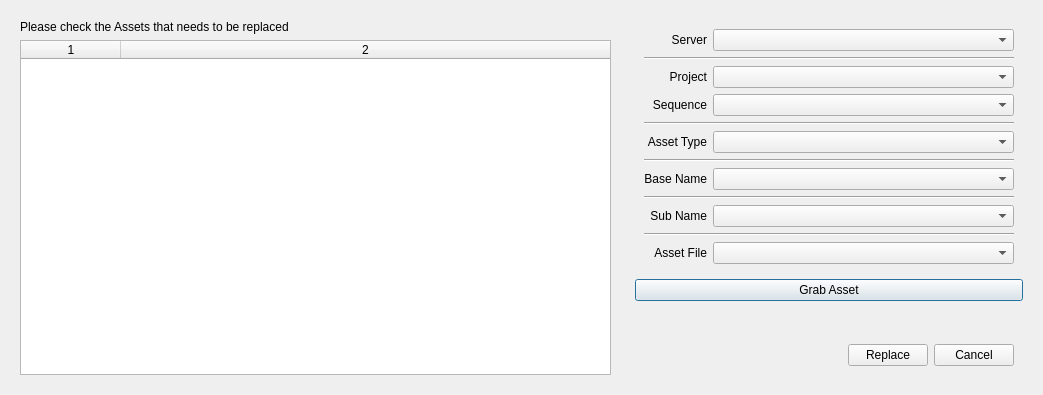
<?xml version="1.0" encoding="UTF-8"?>
<ui version="4.0">
 <class>Dialog</class>
 <widget class="QDialog" name="Dialog">
  <property name="windowModality">
   <enum>Qt::ApplicationModal</enum>
  </property>
  <property name="geometry">
   <rect>
    <x>0</x>
    <y>0</y>
    <width>1043</width>
    <height>395</height>
   </rect>
  </property>
  <property name="windowTitle">
   <string>Asset Replacer</string>
  </property>
  <layout class="QHBoxLayout" name="horizontalLayout_5">
   <item>
    <widget class="QWidget" name="verticalWidget" native="true">
     <property name="sizePolicy">
      <sizepolicy hsizetype="Preferred" vsizetype="Preferred">
       <horstretch>3</horstretch>
       <verstretch>0</verstretch>
      </sizepolicy>
     </property>
     <property name="minimumSize">
      <size>
       <width>10</width>
       <height>0</height>
      </size>
     </property>
     <layout class="QVBoxLayout" name="verticalLayout">
      <item>
       <widget class="QLabel" name="label">
        <property name="text">
         <string>Please check the Assets that needs to be replaced</string>
        </property>
       </widget>
      </item>
      <item>
       <widget class="QTableWidget" name="assetList_tableWidget">
        <property name="editTriggers">
         <set>QAbstractItemView::NoEditTriggers</set>
        </property>
        <property name="alternatingRowColors">
         <bool>true</bool>
        </property>
        <property name="cornerButtonEnabled">
         <bool>false</bool>
        </property>
        <property name="columnCount">
         <number>2</number>
        </property>
        <attribute name="horizontalHeaderStretchLastSection">
         <bool>true</bool>
        </attribute>
        <attribute name="horizontalHeaderStretchLastSection">
         <bool>true</bool>
        </attribute>
        <column/>
        <column/>
       </widget>
      </item>
     </layout>
    </widget>
   </item>
   <item>
    <widget class="QWidget" name="verticalWidget" native="true">
     <property name="sizePolicy">
      <sizepolicy hsizetype="Preferred" vsizetype="Preferred">
       <horstretch>2</horstretch>
       <verstretch>0</verstretch>
      </sizepolicy>
     </property>
     <layout class="QVBoxLayout" name="verticalLayout_2">
      <item>
       <widget class="QWidget" name="gridWidget1" native="true">
        <layout class="QGridLayout" name="gridLayout1">
         <item row="0" column="0">
          <widget class="QLabel" name="server_label">
           <property name="text">
            <string>Server</string>
           </property>
           <property name="alignment">
            <set>Qt::AlignRight|Qt::AlignTrailing|Qt::AlignVCenter</set>
           </property>
          </widget>
         </item>
         <item row="3" column="0">
          <widget class="QLabel" name="sequence_label">
           <property name="text">
            <string>Sequence</string>
           </property>
           <property name="alignment">
            <set>Qt::AlignRight|Qt::AlignTrailing|Qt::AlignVCenter</set>
           </property>
          </widget>
         </item>
         <item row="0" column="1">
          <widget class="QComboBox" name="server_comboBox">
           <property name="sizePolicy">
            <sizepolicy hsizetype="Expanding" vsizetype="Fixed">
             <horstretch>0</horstretch>
             <verstretch>0</verstretch>
            </sizepolicy>
           </property>
           <property name="toolTip">
            <string>Select a Server</string>
           </property>
           <property name="statusTip">
            <string>Select a Server</string>
           </property>
           <property name="whatsThis">
            <string>Server:

Servers are the places that the main project folders are saved. For now there is only one supported server. In the future that can be expanded to multiple servers...</string>
           </property>
           <property name="editable">
            <bool>false</bool>
           </property>
          </widget>
         </item>
         <item row="5" column="0">
          <widget class="QLabel" name="assetType_label1">
           <property name="text">
            <string>Asset Type</string>
           </property>
           <property name="alignment">
            <set>Qt::AlignRight|Qt::AlignTrailing|Qt::AlignVCenter</set>
           </property>
          </widget>
         </item>
         <item row="5" column="1">
          <widget class="QComboBox" name="assetType_comboBox1">
           <property name="sizePolicy">
            <sizepolicy hsizetype="Preferred" vsizetype="Fixed">
             <horstretch>1</horstretch>
             <verstretch>0</verstretch>
            </sizepolicy>
           </property>
           <property name="toolTip">
            <string>Select an asset type</string>
           </property>
           <property name="statusTip">
            <string>Select an asset type</string>
           </property>
           <property name="whatsThis">
            <string>Asset Type:

Assets has types that lets you distinguish their purpose of existance. This comboBox lists the asset types that the sequence and the current host environment (MAYA, NUKE etc.) can support.</string>
           </property>
          </widget>
         </item>
         <item row="8" column="0" colspan="2">
          <widget class="Line" name="line_4">
           <property name="orientation">
            <enum>Qt::Horizontal</enum>
           </property>
          </widget>
         </item>
         <item row="1" column="0" colspan="2">
          <widget class="Line" name="line">
           <property name="orientation">
            <enum>Qt::Horizontal</enum>
           </property>
          </widget>
         </item>
         <item row="2" column="1">
          <widget class="QComboBox" name="project_comboBox">
           <property name="sizePolicy">
            <sizepolicy hsizetype="Expanding" vsizetype="Fixed">
             <horstretch>0</horstretch>
             <verstretch>0</verstretch>
            </sizepolicy>
           </property>
           <property name="toolTip">
            <string>Select a Project</string>
           </property>
           <property name="statusTip">
            <string>Select a Project</string>
           </property>
           <property name="whatsThis">
            <string>Project:

A project is a collection of sequences. So projects can only contain sequences. This comboBox lists the current projects on the server. If you select one it will update the available sequences for that project...</string>
           </property>
           <property name="editable">
            <bool>false</bool>
           </property>
          </widget>
         </item>
         <item row="9" column="0">
          <widget class="QLabel" name="subName_label">
           <property name="text">
            <string>Sub Name</string>
           </property>
           <property name="alignment">
            <set>Qt::AlignRight|Qt::AlignTrailing|Qt::AlignVCenter</set>
           </property>
          </widget>
         </item>
         <item row="7" column="0">
          <widget class="QLabel" name="baseName_label">
           <property name="text">
            <string>Base Name</string>
           </property>
           <property name="alignment">
            <set>Qt::AlignRight|Qt::AlignTrailing|Qt::AlignVCenter</set>
           </property>
          </widget>
         </item>
         <item row="3" column="1">
          <widget class="QComboBox" name="sequence_comboBox">
           <property name="sizePolicy">
            <sizepolicy hsizetype="Expanding" vsizetype="Fixed">
             <horstretch>0</horstretch>
             <verstretch>0</verstretch>
            </sizepolicy>
           </property>
           <property name="toolTip">
            <string>Select a Sequence</string>
           </property>
           <property name="statusTip">
            <string>Select a Sequence</string>
           </property>
           <property name="whatsThis">
            <string>Sequence:

Sequences are collections of folders. Each folder has a special meaning and can may contain one type of asset file. Every sequence has its own settings. So while one sequence supports some features, others may not...</string>
           </property>
           <property name="editable">
            <bool>false</bool>
           </property>
          </widget>
         </item>
         <item row="2" column="0">
          <widget class="QLabel" name="project_label">
           <property name="text">
            <string>Project</string>
           </property>
           <property name="alignment">
            <set>Qt::AlignRight|Qt::AlignTrailing|Qt::AlignVCenter</set>
           </property>
          </widget>
         </item>
         <item row="4" column="0" colspan="2">
          <widget class="Line" name="line_2">
           <property name="orientation">
            <enum>Qt::Horizontal</enum>
           </property>
          </widget>
         </item>
         <item row="6" column="0" colspan="2">
          <widget class="Line" name="line_3">
           <property name="orientation">
            <enum>Qt::Horizontal</enum>
           </property>
          </widget>
         </item>
         <item row="7" column="1">
          <widget class="QComboBox" name="baseName_comboBox">
           <property name="enabled">
            <bool>true</bool>
           </property>
           <property name="sizePolicy">
            <sizepolicy hsizetype="Preferred" vsizetype="Fixed">
             <horstretch>1</horstretch>
             <verstretch>0</verstretch>
            </sizepolicy>
           </property>
           <property name="toolTip">
            <string>if the type is a shot dependent type this will be activated</string>
           </property>
           <property name="statusTip">
            <string>if the type is a shot dependent type this will be activated</string>
           </property>
           <property name="whatsThis">
            <string>Shot:

If an asset is shot dependent, its base name is a shot string (SH001, SH010 etc. ). So, shot and base name comboBoxes are actually showing the base name of the asset, but it lets the user to separate the shot dependent asset types from shot independent types.</string>
           </property>
          </widget>
         </item>
         <item row="9" column="1">
          <widget class="QComboBox" name="subName_comboBox">
           <property name="enabled">
            <bool>true</bool>
           </property>
           <property name="sizePolicy">
            <sizepolicy hsizetype="Preferred" vsizetype="Fixed">
             <horstretch>1</horstretch>
             <verstretch>0</verstretch>
            </sizepolicy>
           </property>
           <property name="toolTip">
            <string>if the type is a shot dependent type this will be activated</string>
           </property>
           <property name="statusTip">
            <string>if the type is a shot dependent type this will be activated</string>
           </property>
           <property name="whatsThis">
            <string>Shot:

If an asset is shot dependent, its base name is a shot string (SH001, SH010 etc. ). So, shot and base name comboBoxes are actually showing the base name of the asset, but it lets the user to separate the shot dependent asset types from shot independent types.</string>
           </property>
          </widget>
         </item>
         <item row="11" column="0">
          <widget class="QLabel" name="assetFile_label">
           <property name="text">
            <string>Asset File</string>
           </property>
           <property name="alignment">
            <set>Qt::AlignRight|Qt::AlignTrailing|Qt::AlignVCenter</set>
           </property>
          </widget>
         </item>
         <item row="11" column="1">
          <widget class="QComboBox" name="assetFile_comboBox">
           <property name="enabled">
            <bool>true</bool>
           </property>
           <property name="sizePolicy">
            <sizepolicy hsizetype="Preferred" vsizetype="Fixed">
             <horstretch>1</horstretch>
             <verstretch>0</verstretch>
            </sizepolicy>
           </property>
           <property name="toolTip">
            <string>if the type is a shot dependent type this will be activated</string>
           </property>
           <property name="statusTip">
            <string>if the type is a shot dependent type this will be activated</string>
           </property>
           <property name="whatsThis">
            <string>Shot:

If an asset is shot dependent, its base name is a shot string (SH001, SH010 etc. ). So, shot and base name comboBoxes are actually showing the base name of the asset, but it lets the user to separate the shot dependent asset types from shot independent types.</string>
           </property>
          </widget>
         </item>
         <item row="10" column="0" colspan="2">
          <widget class="Line" name="line_5">
           <property name="orientation">
            <enum>Qt::Horizontal</enum>
           </property>
          </widget>
         </item>
        </layout>
       </widget>
      </item>
      <item>
       <widget class="QPushButton" name="grabAsset_pushButton">
        <property name="text">
         <string>Grab Asset</string>
        </property>
       </widget>
      </item>
      <item>
       <spacer name="verticalSpacer">
        <property name="orientation">
         <enum>Qt::Vertical</enum>
        </property>
        <property name="sizeHint" stdset="0">
         <size>
          <width>20</width>
          <height>40</height>
         </size>
        </property>
       </spacer>
      </item>
      <item>
       <widget class="QWidget" name="horizontalWidget" native="true">
        <layout class="QHBoxLayout" name="horizontalLayout">
         <item>
          <spacer name="horizontalSpacer">
           <property name="orientation">
            <enum>Qt::Horizontal</enum>
           </property>
           <property name="sizeHint" stdset="0">
            <size>
             <width>40</width>
             <height>20</height>
            </size>
           </property>
          </spacer>
         </item>
         <item>
          <widget class="QPushButton" name="replace_pushButton">
           <property name="text">
            <string>Replace</string>
           </property>
          </widget>
         </item>
         <item>
          <widget class="QPushButton" name="cancel_pushButton">
           <property name="text">
            <string>Cancel</string>
           </property>
          </widget>
         </item>
        </layout>
       </widget>
      </item>
     </layout>
    </widget>
   </item>
  </layout>
 </widget>
 <resources/>
 <connections/>
</ui>
